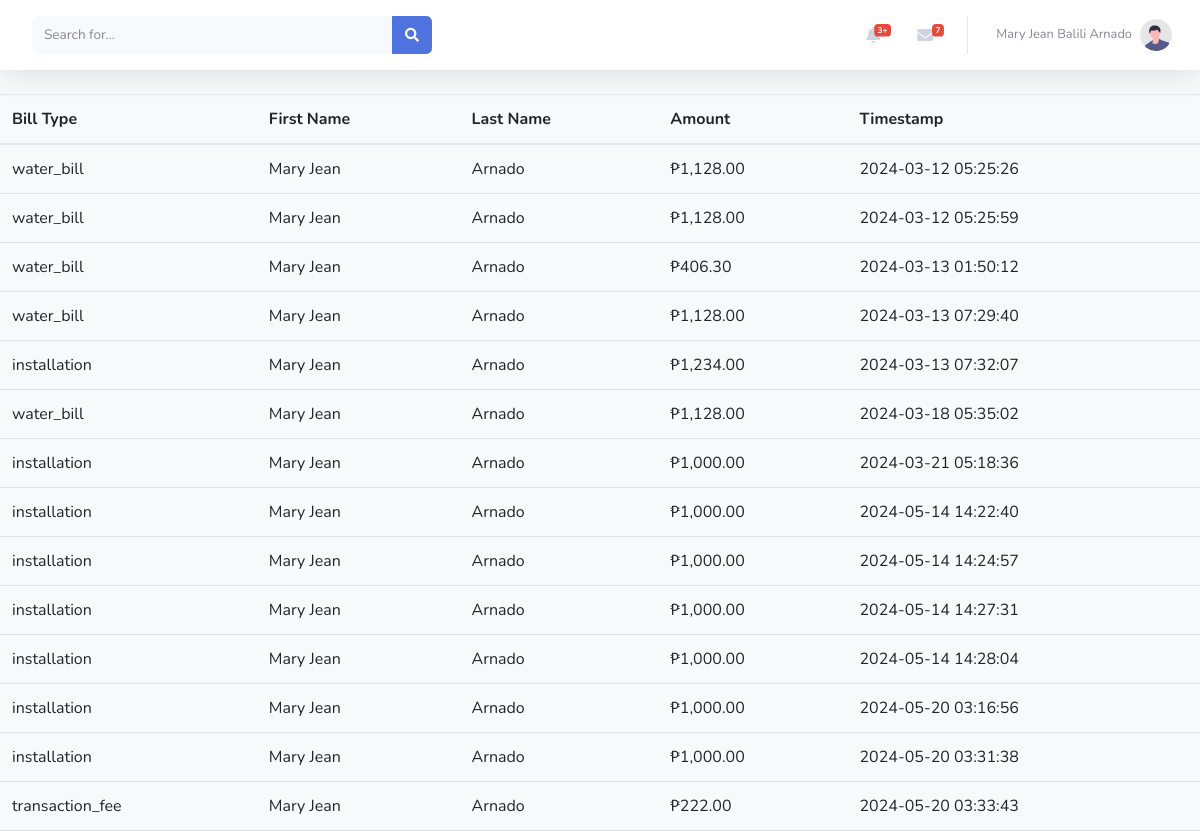
/transactionhistory.php (signed in), run on an earlier commit of the app's database.
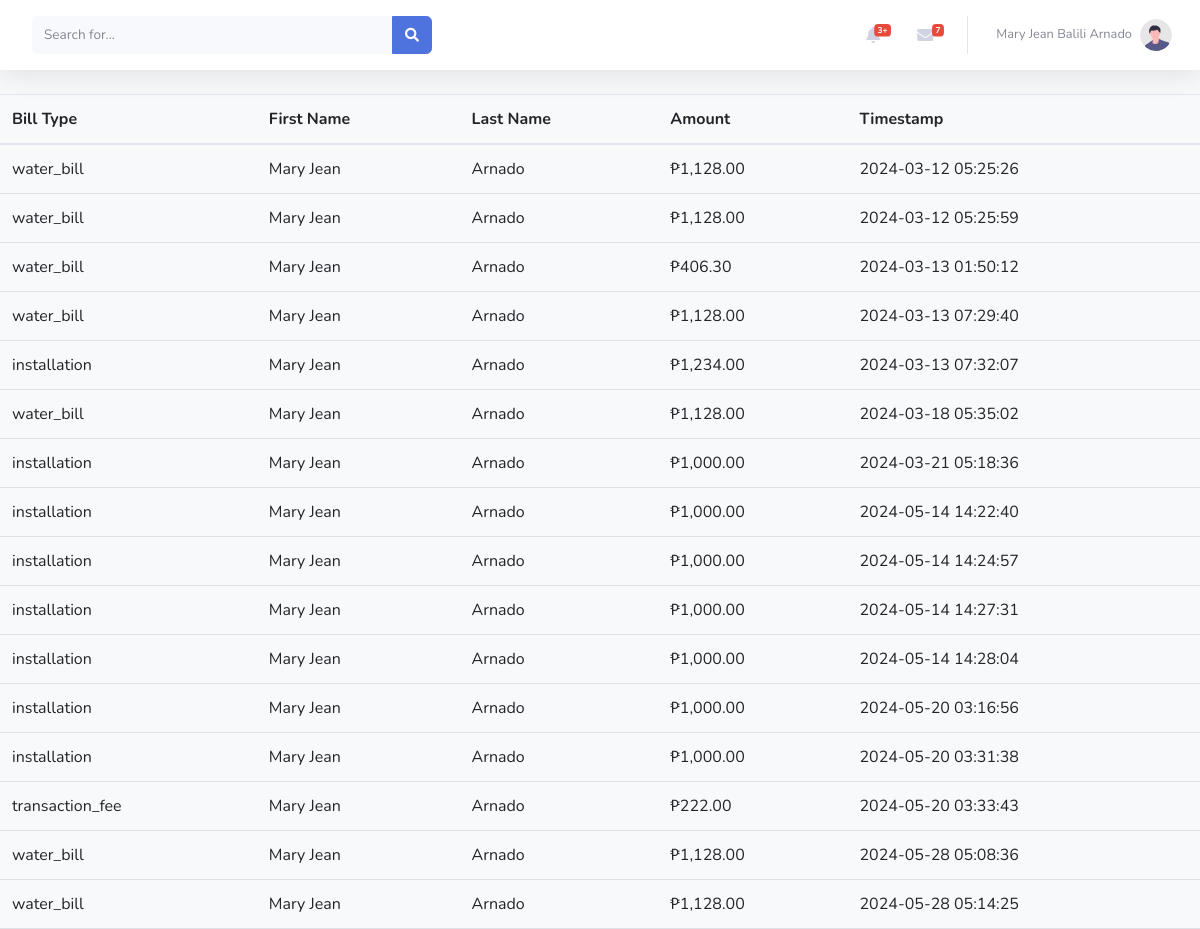
And on a later commit of the database.
### tables this page shows
CREATE TABLE `payment_services` (
  `id` int(11) UNSIGNED NOT NULL,
  `customer_id` int(255) NOT NULL,
  `bill_type` varchar(255) NOT NULL,
  `firstname` varchar(255) NOT NULL,
  `middlename` varchar(255) NOT NULL,
  `lastname` varchar(255) NOT NULL,
  `block` varchar(255) NOT NULL,
  `lot` varchar(255) NOT NULL,
  `phase` varchar(255) NOT NULL,
  `amount` decimal(10,2) NOT NULL,
  `real_timestamp` timestamp NOT NULL DEFAULT current_timestamp(),
  `status` int(1) NOT NULL DEFAULT 0,
  `mode_of_payment` varchar(50) DEFAULT NULL,
  `uploaded_image` varchar(255) DEFAULT NULL
);

### transactionhistory.php (the view, shortened to what this page needs)
<?php
include('config.php');
if (isset($_SESSION['session_id'])) {
    $result = $conn->query("SELECT * FROM user WHERE id='" . $_SESSION['session_id'] . "'");
    $row = mysqli_fetch_array($result);
} else {
    echo "User ID is not set.";
    exit;
}
?>
<!DOCTYPE html>
<html>
<head>
    <link rel="stylesheet" href="https://cdn.jsdelivr.net/npm/bootstrap@5.7.0/dist/css/bootstrap.min.css">
    <link rel="stylesheet" href="https://cdnjs.cloudflare.com/ajax/libs/bootstrap/5.1.3/css/bootstrap.min.css">
    <link href="vendor/fontawesome-free/css/all.min.css" rel="stylesheet" type="text/css">
    <link href="css/sb-admin-2.min.css" rel="stylesheet">
</head>
<body>
    <nav class="navbar navbar-expand navbar-light bg-white topbar mb-4 static-top shadow">
        <form class="d-none d-sm-inline-block form-inline mr-auto ml-md-3 my-2 my-md-0 mw-100 navbar-search">
            <div class="input-group">
                <input type="text" class="form-control bg-light border-0 small" placeholder="Search for..." aria-label="Search" aria-describedby="basic-addon2">
                <div class="input-group-append">
                    <button class="btn btn-primary" type="button">
                        <i class="fas fa-search fa-sm"></i>
                    </button>
                </div>
            </div>
        </form>
        <ul class="navbar-nav ml-auto">
            <li class="nav-item dropdown no-arrow mx-1">
                <a class="nav-link dropdown-toggle" href="#" id="alertsDropdown" role="button" data-toggle="dropdown" aria-haspopup="true" aria-expanded="false">
                    <i class="fas fa-bell fa-fw"></i>
                    <span class="badge badge-danger badge-counter">3+</span>
                </a>
            </li>
            <li class="nav-item dropdown no-arrow mx-1">
                <a class="nav-link dropdown-toggle" href="#" id="messagesDropdown" role="button" data-toggle="dropdown" aria-haspopup="true" aria-expanded="false">
                    <i class="fas fa-envelope fa-fw"></i>
                    <span class="badge badge-danger badge-counter">7</span>
                </a>
            </li>
            <li class="nav-item dropdown no-arrow">
                <a class="nav-link dropdown-toggle" href="#" id="userDropdown" role="button" data-toggle="dropdown" aria-haspopup="true" aria-expanded="false">
                    <span class="mr-2 d-none d-lg-inline text-gray-600 small"><?php echo $row['firstname'] . ' ' . $row['middlename'] . ' ' . $row['lastname']; ?></span>
                    <img class="img-profile rounded-circle" src="img/undraw_profile.svg">
                </a>
            </li>
        </ul>
    </nav>
    <div class="table-responsive table-billing-history">
        <table class="table mb-0">
            <thead>
                <tr>
                    <th class="border-gray-200" scope="col">Bill Type</th>
                    <th class="border-gray-200" scope="col">First Name</th>
                    <th class="border-gray-200" scope="col">Last Name</th>
                    <th class="border-gray-200" scope="col">Amount</th>
                    <th class="border-gray-200" scope="col">Timestamp</th>
                </tr>
            </thead>
            <tbody>
                <?php
                $sql = "SELECT customer_id, bill_type, firstname, lastname, amount, real_timestamp, status FROM payment_services WHERE customer_id='" . $_SESSION['session_id'] . "' ";
                $result = mysqli_query($conn, $sql);
                if (mysqli_num_rows($result) > 0) {
                    while ($row = mysqli_fetch_assoc($result)) {
                        echo "<tr>";
                        echo "<td>" . $row["bill_type"] . "</td>";
                        echo "<td>" . $row["firstname"] . "</td>";
                        echo "<td>" . $row["lastname"] . "</td>";
                        $formatted_amount = '₱' . number_format($row["amount"], 2, '.', ',');
                        echo "<td>" . $formatted_amount . "</td>";
                        echo "<td>" . $row["real_timestamp"] . "</td>";
                        echo "</tr>";
                    }
                } else {
                    echo "<tr><td colspan='5'>No billing history found.</td></tr>";
                }
                ?>
            </tbody>
        </table>
    </div>
</body>
</html>

What changed in the data, as far as the page shows it:
added payment_services: bill_type "water_bill", firstname "Mary Jean", lastname "Arnado", amount "₱1,128.00", real_timestamp "2024-05-28 05:08:36"
added payment_services: bill_type "water_bill", firstname "Mary Jean", lastname "Arnado", amount "₱1,128.00", real_timestamp "2024-05-28 05:14:25"
